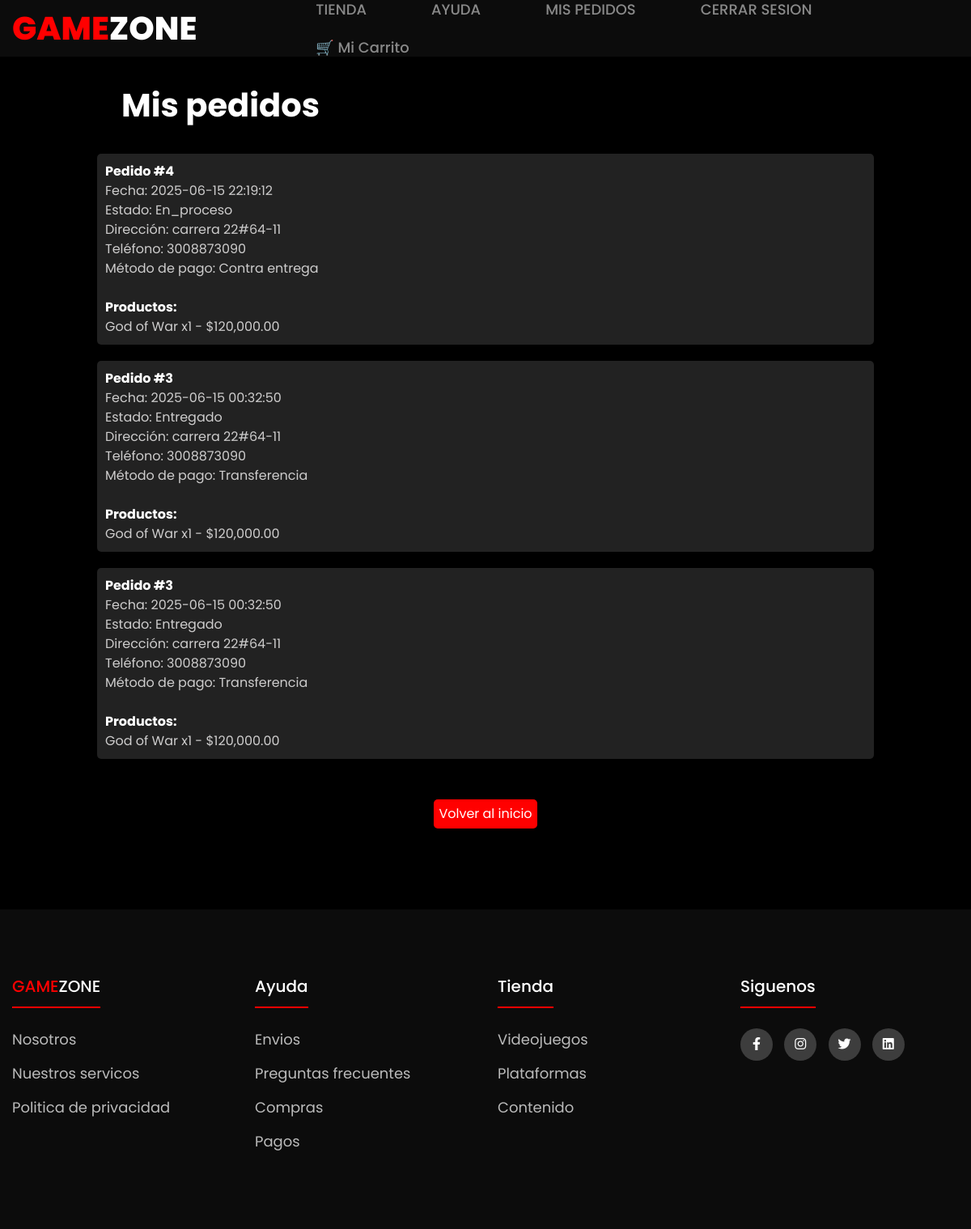
Page /my_orders.php (signed in) on the committed database.
### tables this page shows
CREATE TABLE `orders` (
  `id` int(11) NOT NULL,
  `user_id` int(11) NOT NULL,
  `address` varchar(255) NOT NULL,
  `phone` varchar(20) DEFAULT NULL,
  `payment_method` varchar(50) DEFAULT 'Contra entrega',
  `status` enum('pendiente','en_proceso','enviado','entregado') DEFAULT 'pendiente',
  `created_at` timestamp NOT NULL DEFAULT current_timestamp()
);

CREATE TABLE `order_items` (
  `id` int(11) NOT NULL,
  `order_id` int(11) NOT NULL,
  `product_id` int(11) NOT NULL,
  `quantity` int(11) NOT NULL DEFAULT 1,
  `price` decimal(10,2) NOT NULL
);

CREATE TABLE `products` (
  `id` int(11) NOT NULL,
  `name` varchar(100) NOT NULL,
  `description` text DEFAULT NULL,
  `price` decimal(10,2) NOT NULL,
  `image` varchar(255) DEFAULT NULL,
  `category_id` int(11) DEFAULT NULL,
  `created_at` timestamp NOT NULL DEFAULT current_timestamp()
);

### controllers/ordercontroller.php (called while the page is built, shortened)
<?php
require_once 'models/Order.php';
class OrderController {
    public function myOrders() {
    $user = $_SESSION['user'] ?? null;
    $orderModel = new Order();
    $orders = $orderModel->getByUser($user['id']);
    foreach ($orders as &$order) {
        $order['items'] = $orderModel->getItems($order['id']);
    }
    require 'views/order/my_orders.php';
}
}

### my_orders.php (called while the page is built)
<?php
require_once 'controllers/OrderController.php';
$controller = new OrderController();
$controller->myOrders();

### models/order.php (called while the page is built, shortened)
<?php
require_once 'config/database.php';
class Order {
    private $conn;
    public function __construct() {
        $db = new Database();
        $this->conn = $db->connect();
    }
    public function getByUser($user_id) {
    $sql = "SELECT * FROM orders WHERE user_id = ? ORDER BY created_at DESC";
    $stmt = $this->conn->prepare($sql);
    $stmt->execute([$user_id]);
    return $stmt->fetchAll(PDO::FETCH_ASSOC);
}
public function getItems($order_id) {
    $sql = "SELECT oi.*, p.name
            FROM order_items oi
            JOIN products p ON oi.product_id = p.id
            WHERE oi.order_id = ?";
    $stmt = $this->conn->prepare($sql);
    $stmt->execute([$order_id]);
    return $stmt->fetchAll(PDO::FETCH_ASSOC);
}
}

### config/database.php (called while the page is built, shortened)
<?php
class database{
    private $host = 'localhost';
    private $db_name = 'tienda_virtual';
    private $username = 'root';
    private $password = '';
    public function connect(){
        $this->conn = null;
        try {
            $dsn = "mysql:host={$this->host};dbname={$this->db_name}";
            $this->conn = new PDO($dsn, $this->username, $this->password);
            $this->conn->setAttribute(PDO::ATTR_ERRMODE, PDO::ERRMODE_EXCEPTION);
        }
        catch(PDOException $e) {
            echo "Error de conexion: " . $e->getMessage();
            exit;
        }
        return $this->conn;
    }
}
?>

### views/order/my_orders.php (the view)
<?php require_once __DIR__ . '/../layout/header.php'; ?>
<div class="container-mis-pedidos">
    <h2>Mis pedidos</h2>
    <div class="container-intermedio-tus-pedidos">
        <?php if (!empty($orders)) : ?>
        <?php foreach ($orders as $order): ?>
        <div class="container-tu-pedido">
            <strong>Pedido #<?= $order['id'] ?></strong><br>
            Fecha: <?= $order['created_at'] ?><br>
            Estado: <?= ucfirst($order['status']) ?><br>
            Dirección: <?= htmlspecialchars($order['address']) ?><br>
            Teléfono: <?= htmlspecialchars($order['phone']) ?><br>
            Método de pago: <?= htmlspecialchars($order['payment_method']) ?><br><br>
            <strong>Productos:</strong>
            <ul>
                <?php foreach ($order['items'] as $item): ?>
                    <li><?= $item['name'] ?> x<?= $item['quantity'] ?> - $<?= number_format($item['price'], 2) ?></li>
                <?php endforeach; ?>
            </ul>
        </div>
    <?php endforeach; ?>
    <?php else: ?>
    <p>No has realizado pedidos aún.</p>
    <?php endif; ?>
    <a href="index.php">Volver al inicio</a>
    </div>
</div>
<?php require_once __DIR__ . '/../layout/footer.php'; ?>

### public/css/styles.css (style rules this page uses)
html { scroll-behavior: smooth; }
body { font-family: Poppins; margin: 0; padding: 0; background: black; color: #333; display: flex; flex-direction: column; justify-content: center; align-items: center; }
.container-mis-pedidos { width: 100%; text-align: left; }
.container-mis-pedidos h2 { font-size: 40px; color: white; font-weight: 700; margin-bottom: 30px; margin-left: 150px; }
.container-intermedio-tus-pedidos { width: 100%; display: flex; flex-direction: column; justify-content: center; align-items: center; }
.container-tu-pedido { width: 80%; padding: 10px; margin-bottom: 20px; color: #cecdcd; background-color: #222222; border-radius: 5px; }
.container-tu-pedido strong { color: white; }
.container-intermedio-tus-pedidos a { background-color: red; padding: 6px; border-radius: 5px; color: white; cursor: pointer; margin-top: 30px; margin-bottom: 100px; }
.container-mis-pedidos { margin-top: 100px; }

### rows in the picture
orders: id "4", created_at "2025-06-15 22:19:12", status "En_proceso", address "carrera 22#64-11", phone "3008873090", payment_method "Contra entrega"
order_items: product.name "God of War", quantity "1", price "120,000.00"
orders: id "3", created_at "2025-06-15 00:32:50", status "Entregado", address "carrera 22#64-11", phone "3008873090", payment_method "Transferencia"
order_items: product.name "God of War", quantity "1", price "120,000.00"
